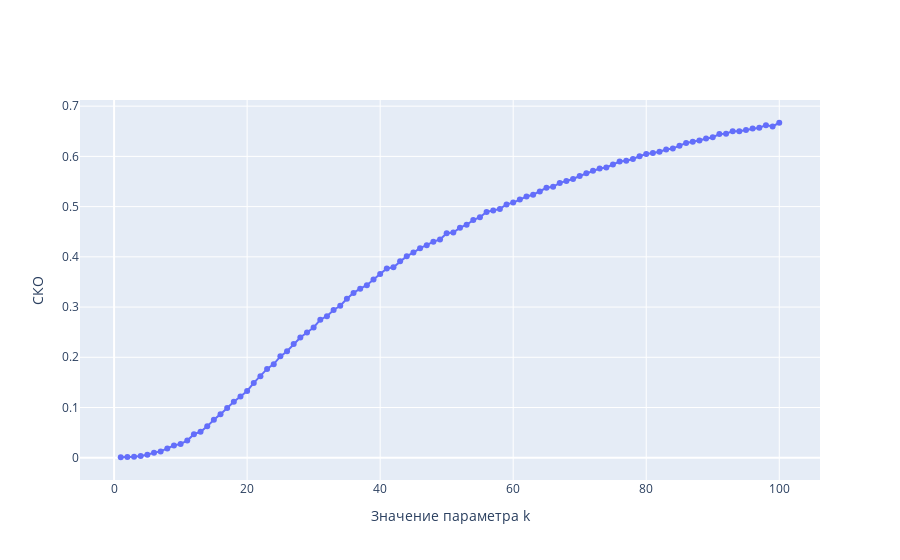

Source (notebook cell):
### Code cell
fig_function = go.Figure()
fig_function.add_trace(go.Scatter(x=list(range(1, 101)), y=result, mode='lines+markers'))
fig_function.update_layout(xaxis_title="Значение параметра k", yaxis_title="СКО")
fig_function.show()
